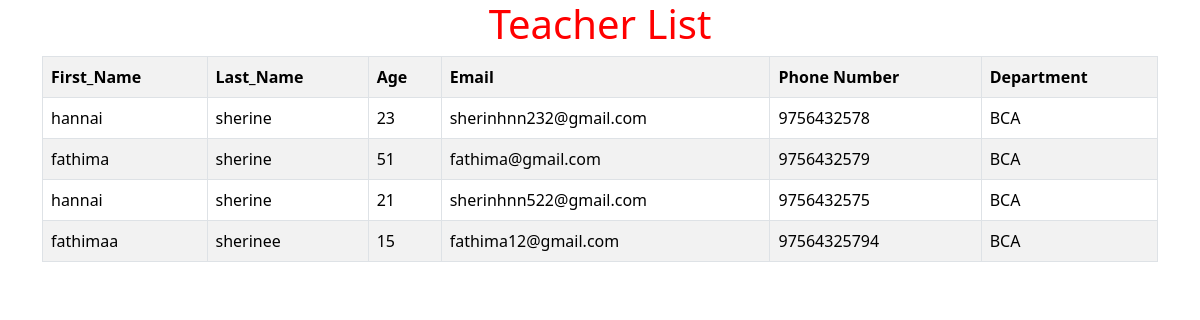
The app's page /teacherview/ with its own data.
### myapp/models.py (models this page shows)
class Teacher1(models.Model):
    department_id=models.ForeignKey(Department,on_delete=models.CASCADE)
    teach_id=models.ForeignKey(User,on_delete=models.CASCADE)
    age=models.IntegerField()
    phone=models.BigIntegerField()
    class Meta:
        db_table='Teacher1'

class User(AbstractUser):
    usertype=models.CharField(max_length=50)

class Department(models.Model):
    department_name=models.CharField(max_length=50)

### myapp/views.py (the view)
# urls.py: path('teacherview/', views.teach_view),
def teach_view(request):
    data=Teacher1.objects.all()
    return render(request,'teacherv.html',{'data':data})

### myapp/templates/teacherv.html (shortened to what this page needs)
<!DOCTYPE html>
<html lang="en">
<head>
    <link href="https://cdn.jsdelivr.net/npm/bootstrap@5.3.8/dist/css/bootstrap.min.css" rel="stylesheet">
</head>
<body>
    <div class="container">
            <h1 style='text-align: center;color: red;'>Teacher List</h1>
        <table class="table table-striped table-bordered table-hover"> <tr>
            <th>First_Name</th>
            <th>Last_Name</th>
            <th>Age</th>
            <th>Email</th>
            <th>Phone Number</th>
            <th>Department</th>
            {% for i in data %}
            <tr>
                <td>{{i.teach_id.first_name}}</td>
                <td>{{i.teach_id.last_name}}</td>
                <td>{{i.age}}</td>
                <td>{{i.teach_id.email}}</td>
                <td>{{i.phone}}</td>
                <td>{{i.department_id.department_name}}</td>
            </tr>
            {% endfor %}
        </table>
    </div>
</body>
</html>

### records on screen
Teacher1: teach_id.first_name "hannai", teach_id.last_name "sherine", age "23", teach_id.email "sherinhnn232@gmail.com", phone "9756432578", department_id.department_name "BCA"
Teacher1: teach_id.first_name "fathima", teach_id.last_name "sherine", age "51", teach_id.email "fathima@gmail.com", phone "9756432579", department_id.department_name "BCA"
Teacher1: teach_id.first_name "hannai", teach_id.last_name "sherine", age "21", teach_id.email "sherinhnn522@gmail.com", phone "9756432575", department_id.department_name "BCA"
Teacher1: teach_id.first_name "fathimaa", teach_id.last_name "sherinee", age "15", teach_id.email "fathima12@gmail.com", phone "97564325794", department_id.department_name "BCA"
